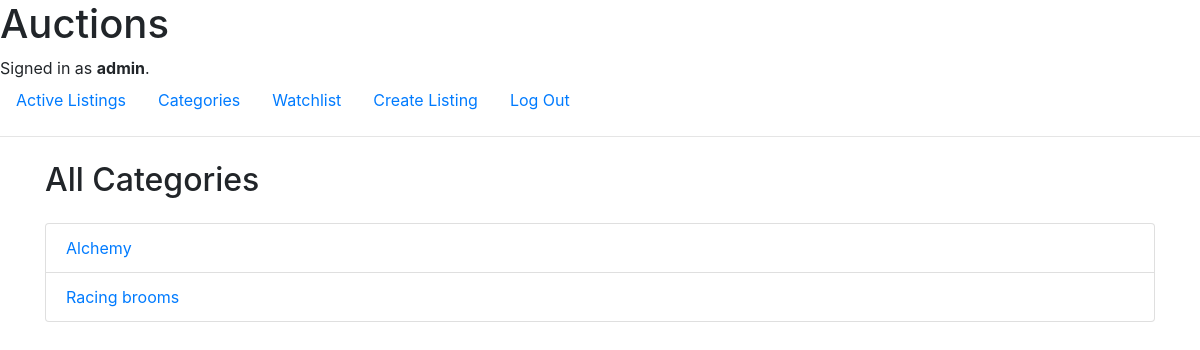
The page /categories (signed in) on the database its author committed.
### auctions/models.py (models this page shows)
class User(AbstractUser):
    watchlist = models.ManyToManyField('Listing', related_name='watchers', blank=True)

class Category(models.Model):
    name = models.CharField(max_length=50)

### auctions/views.py (the view)
# urls.py: path("categories", views.categories, name="categories"),
def categories(request):
    categories = Category.objects.all()
    return render(request, 'auctions/category_list.html', {'categories': categories})

### auctions/templates/auctions/category_list.html
{% extends "auctions/layout.html" %}
{% load static %}
{% block body %}
    <div class="container mt-4">
        <h2 class="mb-4">All Categories</h2>
        <ul class="list-group">
            {% for category in categories %}
                {% if category.name %}
                    <li class="list-group-item"><a href="{% url 'category_listings' category.name %}">{{ category.name }}</a></li>
                {% endif %}
            {% endfor %}
        </ul>
    </div>
{% endblock %}

### auctions/templates/auctions/layout.html (shortened to what this page needs)
{% load static %}
<!DOCTYPE html>
<html lang="en">
    <head>
        <link rel="stylesheet" href="https://stackpath.bootstrapcdn.com/bootstrap/4.4.1/css/bootstrap.min.css">
        <link href="{% static 'auctions/styles.css' %}" rel="stylesheet">
    </head>
    <body>
        <h1>Auctions</h1>
        <div>
            {% if user.is_authenticated %}
                Signed in as <strong>{{ user.username }}</strong>.
            {% else %}
                Not signed in.
            {% endif %}
        </div>
        <ul class="nav">
            <li class="nav-item">
                <a class="nav-link" href="{% url 'index' %}">Active Listings</a>
            </li>
            <li class="nav-item">
                <a class="nav-link" href="{% url 'categories' %}">Categories</a>
            </li>
            {% if user.is_authenticated %}
                <li class="nav-item">
                    <a class="nav-link" href="{% url 'watchlist' %}">Watchlist</a>
                </li>
                <li class="nav-item">
                    <a class="nav-link" href="{% url 'create_listing' %}">Create Listing</a>
                </li>
                <li class="nav-item">
                    <a class="nav-link" href="{% url 'logout' %}">Log Out</a>
                </li>
            {% endif %}
        </ul>
        <hr>
        {% block body %}
        {% endblock %}
    </body>
</html>

### auctions/static/auctions/styles.css (style rules this page uses)
body { padding: 0; margin: 0; }

### rows shown on the page
User: username "admin"
Category: name "Alchemy"
Category: name "Racing brooms"
